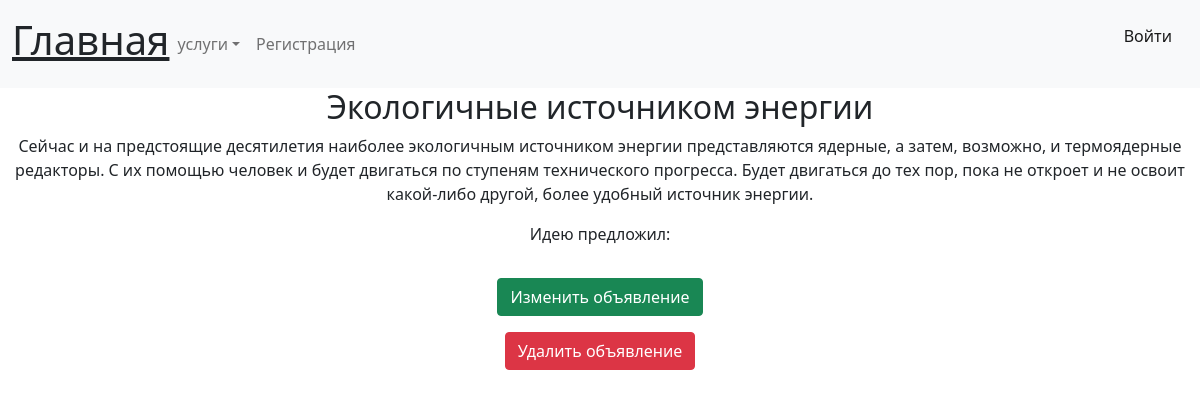
The page /post/35/ on the database its author committed.
### blog/models.py (models this page shows, shortened)
class Post(models.Model):
    title = models.CharField(max_length=100, verbose_name='Название')
    slug = models.SlugField(max_length=150)
    category = TreeForeignKey('Category', on_delete=models.PROTECT, related_name='posts', verbose_name='Категория')
    content = models.TextField(verbose_name='Содержание')
    class Meta:
        verbose_name = 'Запись'
        verbose_name_plural = 'Записи'

### blog/views.py (the view)
# urls.py: path('post/<int:pk>/', BlogDetailView.as_view(), name='post_detail'),
class BlogDetailView(DetailView):
    model = Post
    template_name = 'post_detail.html'
    fields = ['title', 'category', 'content']

### templates/post_detail.html
{% extends 'base.html' %}
{% block content %}
<div class="text-center">
  <div class="post-entry">
    <h2>{{ post.title }}</h2>
    <p>{{ post.content }}</p>
    <p>Идею предложил: {{ user.username }}</p>
  </div>
  <a href="{% url 'post_edit' post.pk %}" class="btn btn-success m-3" role="button">Изменить объявление</a>
<br>
  <a href="{% url 'post_delete' post.pk %}" class="btn btn-danger" role="button">Удалить объявление</a>
</div>
{% endblock content %}

### templates/base.html (shortened to what this page needs)
{% load static %}
<html>
  <head>
    <link href="https://cdn.jsdelivr.net/npm/bootstrap@5.1.3/dist/css/bootstrap.min.css" rel="stylesheet">
    <link href="{% static 'css/base.css' %}" rel="stylesheet">
  </head>
  <body>
    <div>
      <header>
        <nav class="navbar navbar-expand-lg navbar-light bg-light">
          <div class="container-fluid">
          <h1 ><a class="text-dark" href="{% url 'category_list' %}">Главная</a></h1>
            <div class="collapse navbar-collapse" id="navbarText">
              <ul class="navbar-nav me-auto mb-2 mb-lg-0">
          <li class="nav-item dropdown">
                 <a class="nav-link dropdown-toggle" href="#" id="navbarDropdownMenuLink" data-toggle="dropdown" aria-haspopup="true" aria-expanded="false">услуги</a>
               </li>
               <li class="nav-item">
                 <a class="nav-link" href="{% url 'signup' %}">Регистрация</a>
               </li>
             </ul>
             <p class="navbar-text">
              {% if user.is_authenticated %}
              <div class="navbar">Привет {{ user.username }}!</div>
              <div class="nav-right">
             <a class="nav-link" href="{% url 'logout' %}">Выйти</a>
              </div>
              {% else %}
               <a class="nav-link" href="{% url 'login' %}">Войти</a>
      {% endif %}
            </p>
           </div>
          </div>
         </nav>
     </header>
 {% block content %}
 {% endblock content %}
    </div>
  </body>
</html>

### rows shown on the page
Post: title "Экологичные источником энергии", content "Сейчас и на предстоящие десятилетия наиболее экологичным источником энергии представляются ядерные, а затем, возможно, и термоядерные редакторы. С их помощью человек и будет двигаться по ступеням технического прогресса. Будет двигаться до тех пор, пока не откроет и не освоит какой-либо другой, более удобный источник энергии."
